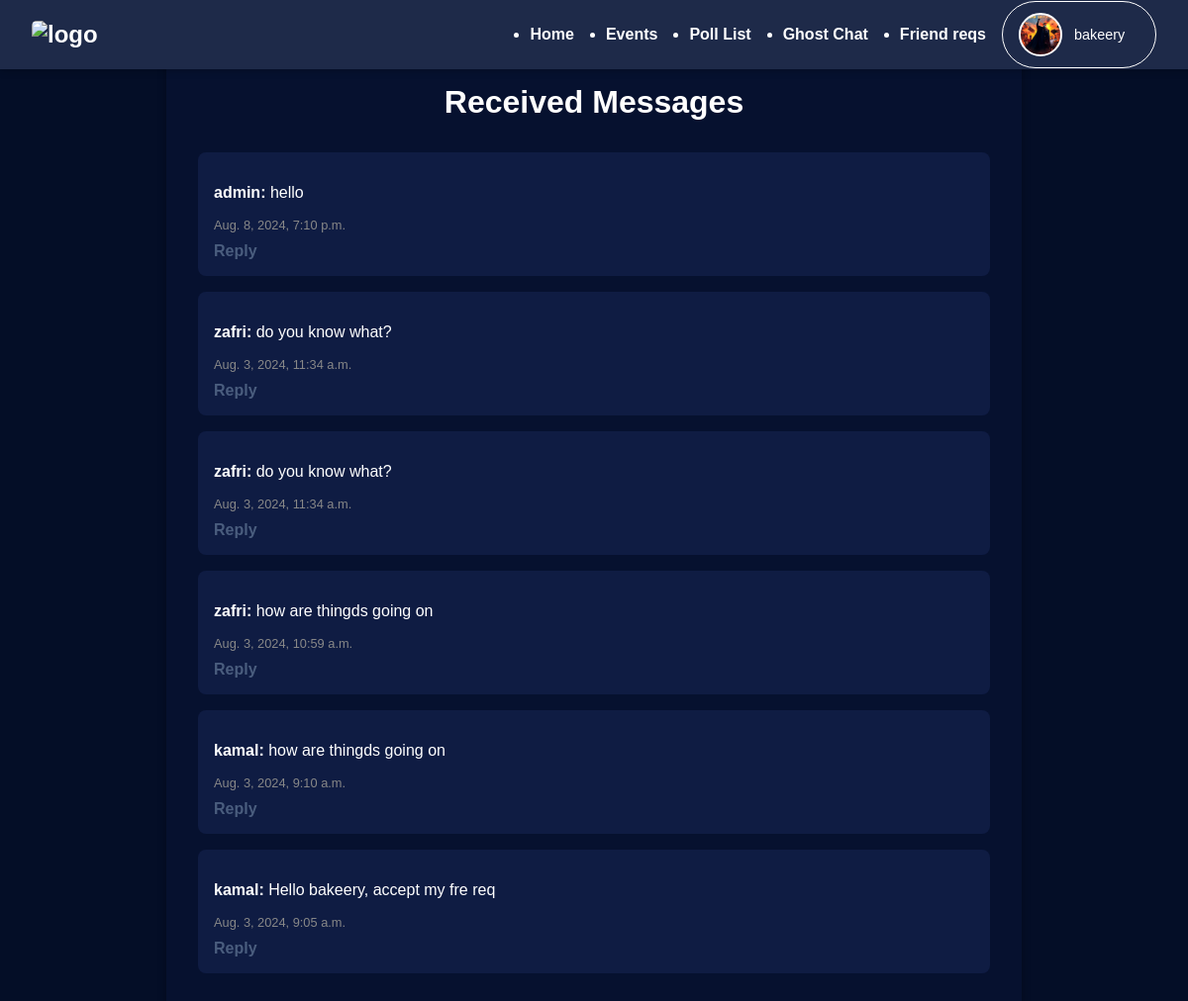
Page /chat/received-messages/ (signed in) on the committed database.
### app/models.py (models this page shows, shortened)
class Profile(models.Model):
    user = models.OneToOneField(settings.AUTH_USER_MODEL, on_delete=models.CASCADE)
    first_name = models.CharField(max_length=30, blank=True)
    last_name = models.CharField(max_length=30, blank=True)
    state = models.CharField(max_length=50, blank=True)
    phone_number = models.CharField(max_length=15, blank=True)
    date_of_birth = models.DateField(blank=True, null=True)
    local_government = models.CharField(max_length=100, blank=True)
    bio = models.TextField(blank=True, null=True)
    profile_picture = models.ImageField(upload_to='media/uploads/images', blank=True, null=True)

### chat/models.py (models this page shows, shortened)
class ChatMessage(models.Model):
    sender = models.ForeignKey(settings.AUTH_USER_MODEL, related_name='sent_messages', on_delete=models.CASCADE)
    recipient = models.ForeignKey(settings.AUTH_USER_MODEL, related_name='received_messages', on_delete=models.CASCADE)
    message = models.TextField(blank=True, null=True)
    image = models.ImageField(upload_to='chat_images/', blank=True, null=True)
    voice = models.FileField(upload_to='chat_voice/', blank=True, null=True)
    timestamp = models.DateTimeField(auto_now_add=True)

### chat/views.py (the view)
# urls.py: path('received-messages/', received_messages, name='received_messages'),
@login_required
def received_messages(request):
    user = request.user
    messages = ChatMessage.objects.filter(recipient=user).order_by('-timestamp')
    context = {
        'messages': messages
    }
    return render(request, 'chat/received_messages.html', context)

### chat/templates/chat/received_messages.html (shortened to what this page needs)
{% extends 'app/user_navbar.html' %}
{% block content %}
<!DOCTYPE html>
<html lang="en">
<head>
    <link rel="stylesheet" href="https://cdnjs.cloudflare.com/ajax/libs/font-awesome/5.15.3/css/all.min.css">
</head>
<body>
    <div class="messages-container">
        <h1>Received Messages</h1>
        {% for message in messages %}
            <div class="message {% if message.sender == user %}sender{% else %}receiver{% endif %}">
                <div class="message-content">
                    <p><strong>{{ message.sender.username }}:</strong> {{ message.message }}</p>
                </div>
                <div class="message-timestamp">{{ message.timestamp }}</div>
                <div class="message-actions">
                    <a href="{% url 'chat:chat_page' message.sender.username %}">Reply</a>
                </div>
            </div>
        {% empty %}
            <p>No messages found.</p>
        {% endfor %}
    </div>
</body>
</html>
{% endblock %}

### app/templates/app/user_navbar.html (shortened to what this page needs)
<!DOCTYPE html>
<html lang="en">
<head>
</head>
<body>
    <nav class="navbar">
        <img class="navbar-logo" alt="logo">
        <ul class="navbar-list">
            <li><a href="{% url 'home' %}">Home</a></li>
            <li><a href="{% url 'event-detail' %}">Events</a></li>
            <li><a href="{% url 'poll_list' %}">Poll List</a></li>
            <li><a href="{% url 'chat:anonymous' %}">Ghost Chat</a></li>
            <li><a href="{% url 'chat:received_messages' %}">Friend reqs</a></li>
        </ul>
        <div class="profile-dropdown">
            <div onclick="toggleDropdown()" class="profile-dropdown-btn">
                <div class="profile-img" style="background-image: url('{{ user.profile.profile_picture.url }}');"></div>
                <span>{{ user.username }} <i class="fa-solid fa-angle-down"></i></span>
            </div>
        </div>
    </nav>
    <main>
        {% block content %}{% endblock %}
    </main>
</body>
</html>

### app/templates/app/user_navbar.html (style rules this page uses)
body { font-family: Arial, sans-serif; background-color: #040e27; color: #fff; margin: 0; padding: 0; padding-top: 70px; }
.navbar { display: flex; align-items: center; height: 70px; background-color: #1e2a49; padding: 0 2rem; box-shadow: 0 2px 8px rgba(0, 0, 0, 0.2); position: fixed; top: 0; width: 100%; z-index: 1000; }
.navbar-logo { cursor: pointer; color: #fff; font-size: 1.5rem; font-weight: bold; }
.navbar-list { margin-left: auto; display: flex; align-items: center; }
.navbar-list li { margin: 0 1rem; }
.navbar-list li a { color: #fff; text-decoration: none; font-weight: bold; font-size: 1rem; }
.profile-dropdown { position: relative; }
.profile-dropdown-btn { display: flex; align-items: center; padding: 0.7rem 1rem; font-size: 0.9rem; color: #fff; cursor: pointer; border-radius: 50px; border: 1px solid #fff; transition: background-color 0.3s ease, box-shadow 0.3s ease; background-color: #1e2a49; margin-right: 4rem; }
.profile-img { width: 2.5rem; height: 2.5rem; border-radius: 50%; background-color: #4a5d7e; display: flex; align-items: center; justify-content: center; color: #fff; margin-right: 0.75rem; background-size: cover; background-position: center; border: 2px solid #fff; }

### chat/templates/chat/received_messages.html (style rules this page uses)
body { font-family: Arial, sans-serif; margin: 0; padding: 0; background-color: #040e27; color: #fff; }
.messages-container { max-width: 800px; margin: 2rem auto; padding: 2rem; background-color: #06112F; border-radius: 8px; box-shadow: 0 4px 8px rgba(0, 0, 0, 0.3); }
h1 { color: #fff; text-align: center; margin-bottom: 2rem; }
.message { padding: 1rem; border-radius: 8px; margin-bottom: 1rem; background-color: #1e2a49; }
.message.receiver { background-color: #0f1c43; margin-right: auto; text-align: left; }
.message-content { margin-bottom: 5px; }
.message-timestamp { font-size: 0.8em; color: #888; }
.message-actions { margin-top: 10px; }
.message-actions a { text-decoration: none; color: #4a5d7e; font-weight: bold; }
img { max-width: 100%; border-radius: 5px; }

### rows in the picture
ChatMessage: sender.username "admin", message "hello", timestamp "Aug. 8, 2024, 7:10 p.m."
ChatMessage: sender.username "zafri", message "do you know what?", timestamp "Aug. 3, 2024, 11:34 a.m."
ChatMessage: sender.username "zafri", message "do you know what?", timestamp "Aug. 3, 2024, 11:34 a.m."
ChatMessage: sender.username "zafri", message "how are thingds going on", timestamp "Aug. 3, 2024, 10:59 a.m."
ChatMessage: sender.username "kamal", message "how are thingds going on", timestamp "Aug. 3, 2024, 9:10 a.m."
ChatMessage: sender.username "kamal", message "Hello bakeery, accept my fre req", timestamp "Aug. 3, 2024, 9:05 a.m."

### other values in the picture
{{ user.username }} "bakeery"
